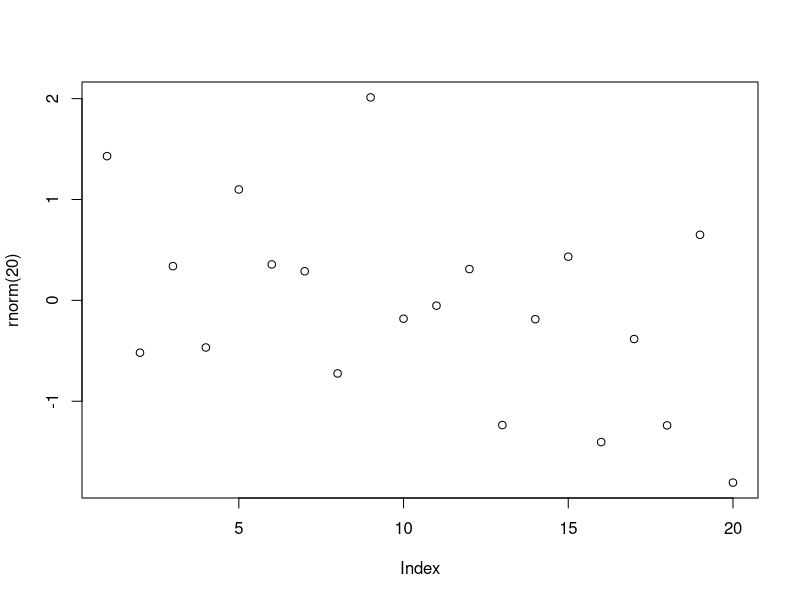

Reproduce this figure in R. (Note: this script raises an error after producing the figure.)
# Configurando o diretório de trabalho
username_dir = Sys.getenv("USERNAME")
setwd(paste("C:/Users/", username_dir, "/DSA-Data-Science/Big Data Analytics com R e Microsoft Azure Machine Learning/Cap02", sep = ""))
getwd()

# Help
?sample
args(sample)
args(mean) # média
args(sd) # desvio padrão

# Funções built-in do R (base)
abs(-43) # valor absoluto
sum(c(1:100)) # soma
mean(c(1:100)) # média
round(c(1.1:5.8)) # arredondamento
rev(c(1:10)) # reversão
seq(1:10) # sequência
sort(rev(c(1:10))) # ordenação
append(c(1:10), 11) # adicionar elemento

vec1 <- c(1.5, 2.5, 8.4, 3.7, 6.3)
vec2 <- rev(vec1)
vec2

# Funções dentro de funções
plot(rnorm(20))
mean(c(abs(vec1), abs(vec2)))

# Criando funções
myfunc <- function(x) { x + x }
myfunc(10)
class(myfunc)

myfunc2 <- function(a, b) {
    valor = a ^ b
    print(valor)
}
myfunc2(3, 4)

jogando_dados <- function() {
    num <- sample(1:6, size = 1) # 1 dado
    num
}

jogando_dados()

# Escopo de variáveis
print(num)
num <- c(1:6)
num # variável global

# Funções sem número definido de argumentos
vec1 <- (10:13)
vec2 <- c('a', 'b', 'c', 'd')
vec3 <- c(6.5, 9.2, 11.9, 5.1)

myfunc3 <- function(...) {
    df = data.frame(cbind(...))
    print(df)
}

myfunc3(vec1)

myfunc3(vec2, vec3)

myfunc3(vec1, vec2, vec3)

# Priorizar a utilização das funções built-in do R

x <- 1:100000000

# Função que calcula a raiz quadrada de cada elemento do vetor
minha_funcao_sqrt <- function(numeros) {
    resp <- numeric(length(numeros))
    for(i in seq_along(numeros)) {
        resp[i] <- sqrt(numeros[i])
    }
    return(resp)
}

system.time(x2a <- minha_funcao_sqrt(x))

system.time(x2b <- sqrt(x))

# A minha função para apresentar resultados diferentes por conta da precisão do cálculo
identical(x2a, x2b)